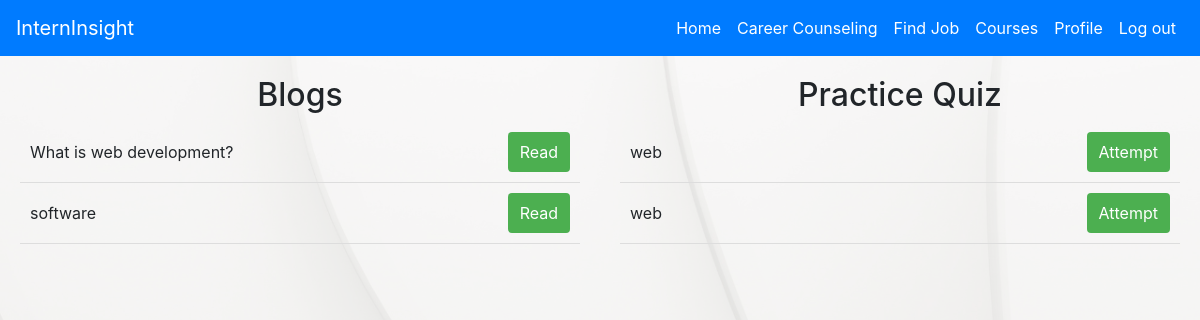
Page /cc.php on the earlier database version.
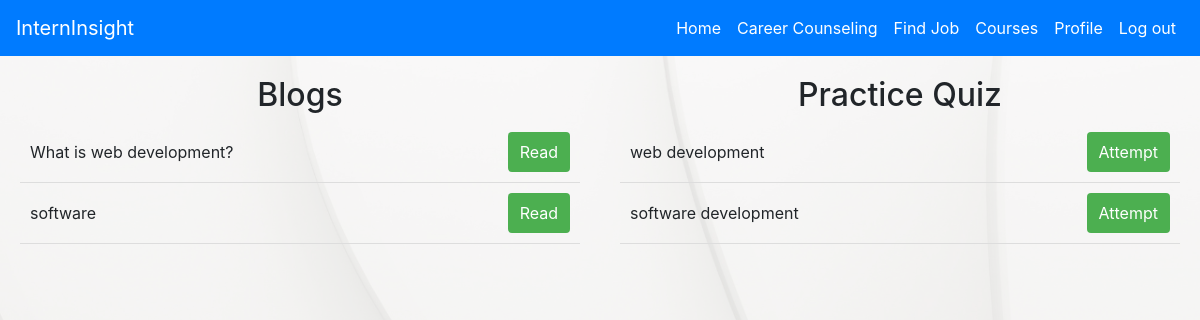
Same page on the later database version.
### tables this page shows
CREATE TABLE `quiz` (
  `id` int(11) NOT NULL,
  `name` varchar(200) NOT NULL,
  `tq` int(11) NOT NULL,
  `type` varchar(5) NOT NULL
);

### cc.php (the view, shortened to what this page needs)
<!DOCTYPE html>
<html lang="en">
<head>
</head>
<body>
    <?php include("header.php"); ?>
    <div class="right">
        <h2>Blogs</h2>
        <table>
            <?php
            include("php/conn.php");
            $query = "SELECT `id`, `title` FROM `blog`";
            $result = mysqli_query($conn, $query);
            if(mysqli_num_rows($result) > 0) {
                while($row = mysqli_fetch_assoc($result)) {
            ?>
            <tr>
                <td><?php echo htmlspecialchars($row['title']); ?></td>
                <td style="text-align: right">
                    <form action="red.php" method="POST">
                        <input type="submit" value="Read" name="submit">
                    </form>
                </td>
            </tr>
            <?php
                }
            } else {
                echo "<tr><td colspan='2'>No posts found.</td></tr>";
            }
            ?>
        </table>
    </div>
    <div class="left">
        <h2>Practice Quiz</h2>
        <table>
            <?php
            include("php/conn.php");
            $query = "SELECT `id`, `name` FROM `quiz`";
            $result = mysqli_query($conn, $query);
            if(mysqli_num_rows($result) > 0) {
                while($row = mysqli_fetch_assoc($result)) {
            ?>
            <tr>
                <td><?php echo htmlspecialchars($row['name']); ?></td>
                <td style="text-align: right">
                    <form action="ccquiz.php" method="POST">
                        <input type="submit" value="Attempt" name="submit">
                    </form>
                </td>
            </tr>
            <?php
                }
            } else {
                echo "<tr><td colspan='2'>No quizzes found.</td></tr>";
            }
            ?>
        </table>
    </div>
</body>
</html>

Differences in the rows shown:
changed quiz: name "web" → "web development"
changed quiz: name "web" → "software development"
